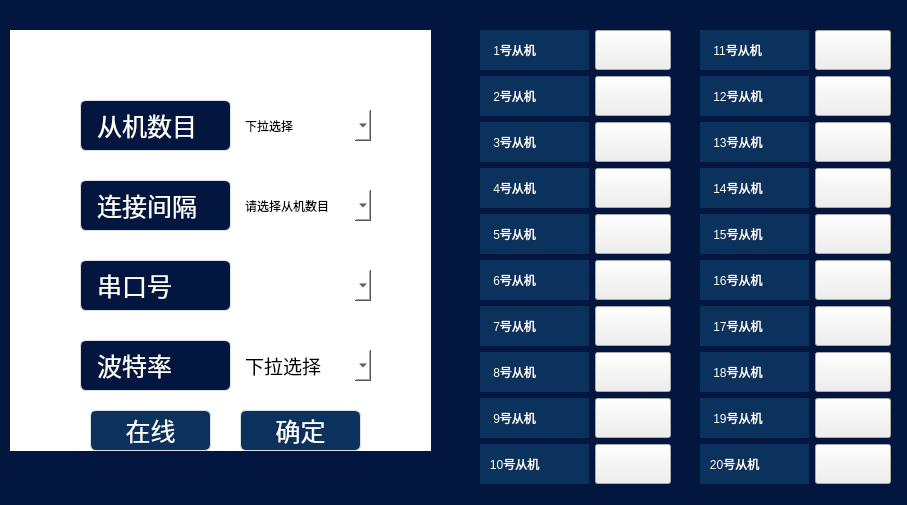
<?xml version="1.0" encoding="UTF-8"?>
<ui version="4.0">
 <class>EEGStart</class>
 <widget class="QWidget" name="EEGStart">
  <property name="geometry">
   <rect>
    <x>0</x>
    <y>0</y>
    <width>907</width>
    <height>505</height>
   </rect>
  </property>
  <property name="sizePolicy">
   <sizepolicy hsizetype="Preferred" vsizetype="Preferred">
    <horstretch>0</horstretch>
    <verstretch>0</verstretch>
   </sizepolicy>
  </property>
  <property name="windowTitle">
   <string>EEG配置</string>
  </property>
  <property name="styleSheet">
   <string notr="true"/>
  </property>
  <widget class="QListWidget" name="listWidget">
   <property name="geometry">
    <rect>
     <x>10</x>
     <y>30</y>
     <width>421</width>
     <height>421</height>
    </rect>
   </property>
   <property name="styleSheet">
    <string notr="true">border-radius: 6px;
image: url(:/RES.png);
background-image: url(:/RES.png);
border-radius:10px;</string>
   </property>
  </widget>
  <widget class="QWidget" name="widget_2" native="true">
   <property name="geometry">
    <rect>
     <x>30</x>
     <y>70</y>
     <width>401</width>
     <height>341</height>
    </rect>
   </property>
   <property name="styleSheet">
    <string notr="true"/>
   </property>
   <widget class="QLabel" name="label_10">
    <property name="geometry">
     <rect>
      <x>50</x>
      <y>30</y>
      <width>151</width>
      <height>51</height>
     </rect>
    </property>
    <property name="minimumSize">
     <size>
      <width>109</width>
      <height>40</height>
     </size>
    </property>
    <property name="maximumSize">
     <size>
      <width>200</width>
      <height>200</height>
     </size>
    </property>
    <property name="styleSheet">
     <string notr="true">background-color: rgb(3,22,64);
color: rgb(255, 255, 255);
border-style: none;
border: 1px solid #DCDFE6;
border-radius: 6px;
padding: 5px 10px;
font-size: 25px;
</string>
    </property>
    <property name="text">
     <string>从机数目</string>
    </property>
   </widget>
   <widget class="QComboBox" name="comboBox_3">
    <property name="geometry">
     <rect>
      <x>210</x>
      <y>40</y>
      <width>131</width>
      <height>31</height>
     </rect>
    </property>
    <property name="styleSheet">
     <string notr="true">background-color: rgb(255, 255, 255);
color: rgb(0, 0, 0);
border-radius: 0px;</string>
    </property>
    <item>
     <property name="text">
      <string>下拉选择</string>
     </property>
    </item>
    <item>
     <property name="text">
      <string>1从机</string>
     </property>
    </item>
    <item>
     <property name="text">
      <string>2从机</string>
     </property>
    </item>
    <item>
     <property name="text">
      <string>3从机</string>
     </property>
    </item>
    <item>
     <property name="text">
      <string>4从机</string>
     </property>
    </item>
    <item>
     <property name="text">
      <string>5从机</string>
     </property>
    </item>
    <item>
     <property name="text">
      <string>6从机</string>
     </property>
    </item>
    <item>
     <property name="text">
      <string>7从机</string>
     </property>
    </item>
    <item>
     <property name="text">
      <string>8从机</string>
     </property>
    </item>
    <item>
     <property name="text">
      <string>9从机</string>
     </property>
    </item>
    <item>
     <property name="text">
      <string>10从机</string>
     </property>
    </item>
    <item>
     <property name="text">
      <string>11从机</string>
     </property>
    </item>
    <item>
     <property name="text">
      <string>12从机</string>
     </property>
    </item>
    <item>
     <property name="text">
      <string>13从机</string>
     </property>
    </item>
    <item>
     <property name="text">
      <string>14从机</string>
     </property>
    </item>
    <item>
     <property name="text">
      <string>15从机</string>
     </property>
    </item>
    <item>
     <property name="text">
      <string>16从机</string>
     </property>
    </item>
    <item>
     <property name="text">
      <string>17从机</string>
     </property>
    </item>
    <item>
     <property name="text">
      <string>18从机</string>
     </property>
    </item>
    <item>
     <property name="text">
      <string>19从机</string>
     </property>
    </item>
    <item>
     <property name="text">
      <string>20从机</string>
     </property>
    </item>
   </widget>
   <widget class="QLabel" name="label_11">
    <property name="geometry">
     <rect>
      <x>50</x>
      <y>110</y>
      <width>151</width>
      <height>51</height>
     </rect>
    </property>
    <property name="minimumSize">
     <size>
      <width>109</width>
      <height>40</height>
     </size>
    </property>
    <property name="maximumSize">
     <size>
      <width>200</width>
      <height>200</height>
     </size>
    </property>
    <property name="styleSheet">
     <string notr="true">background-color: rgb(3,22,64);
color: rgb(255, 255, 255);
border-style: none;
border: 1px solid #DCDFE6;
border-radius: 6px;
padding: 5px 10px;
font-size: 25px;
</string>
    </property>
    <property name="text">
     <string>连接间隔</string>
    </property>
   </widget>
   <widget class="QComboBox" name="comboBox_2">
    <property name="enabled">
     <bool>false</bool>
    </property>
    <property name="geometry">
     <rect>
      <x>210</x>
      <y>120</y>
      <width>131</width>
      <height>31</height>
     </rect>
    </property>
    <property name="styleSheet">
     <string notr="true">background-color: rgb(255, 255, 255);
color: rgb(0, 0, 0);
border-radius: 0px;</string>
    </property>
    <item>
     <property name="text">
      <string>请选择从机数目</string>
     </property>
    </item>
    <item>
     <property name="text">
      <string>20</string>
     </property>
    </item>
    <item>
     <property name="text">
      <string>25</string>
     </property>
    </item>
    <item>
     <property name="text">
      <string>30</string>
     </property>
    </item>
    <item>
     <property name="text">
      <string>35</string>
     </property>
    </item>
    <item>
     <property name="text">
      <string>40</string>
     </property>
    </item>
    <item>
     <property name="text">
      <string>45</string>
     </property>
    </item>
    <item>
     <property name="text">
      <string>50</string>
     </property>
    </item>
    <item>
     <property name="text">
      <string>55</string>
     </property>
    </item>
    <item>
     <property name="text">
      <string>60</string>
     </property>
    </item>
    <item>
     <property name="text">
      <string>65</string>
     </property>
    </item>
    <item>
     <property name="text">
      <string>70</string>
     </property>
    </item>
    <item>
     <property name="text">
      <string>75</string>
     </property>
    </item>
    <item>
     <property name="text">
      <string>80</string>
     </property>
    </item>
    <item>
     <property name="text">
      <string>85</string>
     </property>
    </item>
    <item>
     <property name="text">
      <string>90</string>
     </property>
    </item>
    <item>
     <property name="text">
      <string>95</string>
     </property>
    </item>
    <item>
     <property name="text">
      <string>100</string>
     </property>
    </item>
    <item>
     <property name="text">
      <string>105</string>
     </property>
    </item>
    <item>
     <property name="text">
      <string>110</string>
     </property>
    </item>
    <item>
     <property name="text">
      <string>115</string>
     </property>
    </item>
   </widget>
   <widget class="QLabel" name="label_12">
    <property name="geometry">
     <rect>
      <x>50</x>
      <y>190</y>
      <width>151</width>
      <height>51</height>
     </rect>
    </property>
    <property name="minimumSize">
     <size>
      <width>109</width>
      <height>40</height>
     </size>
    </property>
    <property name="maximumSize">
     <size>
      <width>200</width>
      <height>200</height>
     </size>
    </property>
    <property name="styleSheet">
     <string notr="true">background-color: rgb(3,22,64);
color: rgb(255, 255, 255);
border-style: none;
border: 1px solid #DCDFE6;
border-radius: 6px;
padding: 5px 10px;
font-size: 25px;
</string>
    </property>
    <property name="text">
     <string>串口号</string>
    </property>
   </widget>
   <widget class="QComboBox" name="comboBox">
    <property name="geometry">
     <rect>
      <x>210</x>
      <y>200</y>
      <width>131</width>
      <height>31</height>
     </rect>
    </property>
    <property name="styleSheet">
     <string notr="true">background-color: rgb(255, 255, 255);
color: rgb(0, 0, 0);
border-radius: 0px;</string>
    </property>
   </widget>
   <widget class="QLabel" name="label_13">
    <property name="geometry">
     <rect>
      <x>50</x>
      <y>270</y>
      <width>151</width>
      <height>51</height>
     </rect>
    </property>
    <property name="minimumSize">
     <size>
      <width>150</width>
      <height>40</height>
     </size>
    </property>
    <property name="maximumSize">
     <size>
      <width>200</width>
      <height>60</height>
     </size>
    </property>
    <property name="styleSheet">
     <string notr="true">background-color: rgb(3,22,64);
color: rgb(255, 255, 255);
border-style: none;
border: 1px solid #DCDFE6;
border-radius: 6px;
padding: 5px 10px;
font-size: 25px;
</string>
    </property>
    <property name="text">
     <string>波特率</string>
    </property>
   </widget>
   <widget class="QComboBox" name="comboBox_4">
    <property name="geometry">
     <rect>
      <x>210</x>
      <y>280</y>
      <width>131</width>
      <height>31</height>
     </rect>
    </property>
    <property name="font">
     <font>
      <family>Times New Roman</family>
      <pointsize>14</pointsize>
     </font>
    </property>
    <property name="styleSheet">
     <string notr="true">background-color: rgb(255, 255, 255);
color: rgb(0, 0, 0);
border-radius: 0px;</string>
    </property>
    <property name="currentText">
     <string>下拉选择</string>
    </property>
    <property name="currentIndex">
     <number>0</number>
    </property>
    <item>
     <property name="text">
      <string>下拉选择</string>
     </property>
    </item>
    <item>
     <property name="text">
      <string>3000000</string>
     </property>
    </item>
    <item>
     <property name="text">
      <string>1200</string>
     </property>
    </item>
    <item>
     <property name="text">
      <string>2400</string>
     </property>
    </item>
    <item>
     <property name="text">
      <string>4800</string>
     </property>
    </item>
    <item>
     <property name="text">
      <string>9600</string>
     </property>
    </item>
    <item>
     <property name="text">
      <string>19200</string>
     </property>
    </item>
    <item>
     <property name="text">
      <string>38400</string>
     </property>
    </item>
    <item>
     <property name="text">
      <string>36400</string>
     </property>
    </item>
    <item>
     <property name="text">
      <string>57600</string>
     </property>
    </item>
    <item>
     <property name="text">
      <string>115200</string>
     </property>
    </item>
   </widget>
  </widget>
  <widget class="QListView" name="listView">
   <property name="geometry">
    <rect>
     <x>-120</x>
     <y>-40</y>
     <width>1031</width>
     <height>551</height>
    </rect>
   </property>
   <property name="styleSheet">
    <string notr="true">background-color: rgb(3,22,64);
color: rgb(255, 255, 255);
</string>
   </property>
  </widget>
  <widget class="QPushButton" name="pushButton">
   <property name="geometry">
    <rect>
     <x>240</x>
     <y>410</y>
     <width>121</width>
     <height>41</height>
    </rect>
   </property>
   <property name="styleSheet">
    <string notr="true">QPushButton { color:#ffffff;background-color:#0B325D;border-style: none;border: 1px solid #DCDFE6;border-radius: 6px;padding: 5px 10px;font-size: 25px; }
/* QPushButton:hover{ color: #ffffff; font-weight: bold; background-color: #fd839a; }*/

QPushButton:hover {  color:#000000;background-color: #f8f8f8; border: 1px solid #f0f0f0; }

</string>
   </property>
   <property name="text">
    <string>确定</string>
   </property>
  </widget>
  <widget class="QWidget" name="formLayoutWidget">
   <property name="geometry">
    <rect>
     <x>480</x>
     <y>30</y>
     <width>191</width>
     <height>456</height>
    </rect>
   </property>
   <layout class="QFormLayout" name="formLayout">
    <item row="0" column="0">
     <widget class="QLabel" name="label_1">
      <property name="minimumSize">
       <size>
        <width>109</width>
        <height>40</height>
       </size>
      </property>
      <property name="maximumSize">
       <size>
        <width>109</width>
        <height>40</height>
       </size>
      </property>
      <property name="styleSheet">
       <string notr="true">background-color: rgb(11, 50, 93);
border-color: rgb(110, 156, 255);
color: rgb(255, 255, 255);</string>
      </property>
      <property name="text">
       <string>    1号从机</string>
      </property>
     </widget>
    </item>
    <item row="0" column="1">
     <widget class="SwitchControl" name="pushButton_1">
      <property name="maximumSize">
       <size>
        <width>80</width>
        <height>40</height>
       </size>
      </property>
      <property name="text">
       <string/>
      </property>
     </widget>
    </item>
    <item row="1" column="0">
     <widget class="QLabel" name="label_2">
      <property name="minimumSize">
       <size>
        <width>109</width>
        <height>40</height>
       </size>
      </property>
      <property name="maximumSize">
       <size>
        <width>109</width>
        <height>40</height>
       </size>
      </property>
      <property name="styleSheet">
       <string notr="true">background-color: rgb(11, 50, 93);
border-color: rgb(110, 156, 255);
color: rgb(255, 255, 255);</string>
      </property>
      <property name="text">
       <string>    2号从机</string>
      </property>
     </widget>
    </item>
    <item row="1" column="1">
     <widget class="SwitchControl" name="pushButton_2">
      <property name="maximumSize">
       <size>
        <width>80</width>
        <height>40</height>
       </size>
      </property>
      <property name="text">
       <string/>
      </property>
     </widget>
    </item>
    <item row="2" column="0">
     <widget class="QLabel" name="label_3">
      <property name="minimumSize">
       <size>
        <width>109</width>
        <height>40</height>
       </size>
      </property>
      <property name="maximumSize">
       <size>
        <width>109</width>
        <height>40</height>
       </size>
      </property>
      <property name="styleSheet">
       <string notr="true">background-color: rgb(11, 50, 93);
border-color: rgb(110, 156, 255);
color: rgb(255, 255, 255);</string>
      </property>
      <property name="text">
       <string>    3号从机</string>
      </property>
     </widget>
    </item>
    <item row="2" column="1">
     <widget class="SwitchControl" name="pushButton_3">
      <property name="maximumSize">
       <size>
        <width>80</width>
        <height>40</height>
       </size>
      </property>
      <property name="text">
       <string/>
      </property>
     </widget>
    </item>
    <item row="3" column="0">
     <widget class="QLabel" name="label_4">
      <property name="minimumSize">
       <size>
        <width>109</width>
        <height>40</height>
       </size>
      </property>
      <property name="maximumSize">
       <size>
        <width>109</width>
        <height>40</height>
       </size>
      </property>
      <property name="styleSheet">
       <string notr="true">background-color: rgb(11, 50, 93);
border-color: rgb(110, 156, 255);
color: rgb(255, 255, 255);</string>
      </property>
      <property name="text">
       <string>    4号从机</string>
      </property>
     </widget>
    </item>
    <item row="3" column="1">
     <widget class="SwitchControl" name="pushButton_4">
      <property name="maximumSize">
       <size>
        <width>80</width>
        <height>40</height>
       </size>
      </property>
      <property name="text">
       <string/>
      </property>
     </widget>
    </item>
    <item row="4" column="0">
     <widget class="QLabel" name="label_5">
      <property name="minimumSize">
       <size>
        <width>109</width>
        <height>40</height>
       </size>
      </property>
      <property name="maximumSize">
       <size>
        <width>109</width>
        <height>40</height>
       </size>
      </property>
      <property name="styleSheet">
       <string notr="true">background-color: rgb(11, 50, 93);
border-color: rgb(110, 156, 255);
color: rgb(255, 255, 255);</string>
      </property>
      <property name="text">
       <string>    5号从机</string>
      </property>
     </widget>
    </item>
    <item row="4" column="1">
     <widget class="SwitchControl" name="pushButton_5">
      <property name="maximumSize">
       <size>
        <width>80</width>
        <height>40</height>
       </size>
      </property>
      <property name="text">
       <string/>
      </property>
     </widget>
    </item>
    <item row="5" column="0">
     <widget class="QLabel" name="label_6">
      <property name="minimumSize">
       <size>
        <width>109</width>
        <height>40</height>
       </size>
      </property>
      <property name="maximumSize">
       <size>
        <width>109</width>
        <height>40</height>
       </size>
      </property>
      <property name="styleSheet">
       <string notr="true">background-color: rgb(11, 50, 93);
border-color: rgb(110, 156, 255);
color: rgb(255, 255, 255);</string>
      </property>
      <property name="text">
       <string>    6号从机</string>
      </property>
     </widget>
    </item>
    <item row="5" column="1">
     <widget class="SwitchControl" name="pushButton_6">
      <property name="maximumSize">
       <size>
        <width>80</width>
        <height>40</height>
       </size>
      </property>
      <property name="text">
       <string/>
      </property>
     </widget>
    </item>
    <item row="6" column="0">
     <widget class="QLabel" name="label_7">
      <property name="minimumSize">
       <size>
        <width>109</width>
        <height>40</height>
       </size>
      </property>
      <property name="maximumSize">
       <size>
        <width>109</width>
        <height>40</height>
       </size>
      </property>
      <property name="styleSheet">
       <string notr="true">background-color: rgb(11, 50, 93);
border-color: rgb(110, 156, 255);
color: rgb(255, 255, 255);</string>
      </property>
      <property name="text">
       <string>    7号从机</string>
      </property>
     </widget>
    </item>
    <item row="6" column="1">
     <widget class="SwitchControl" name="pushButton_7">
      <property name="maximumSize">
       <size>
        <width>80</width>
        <height>40</height>
       </size>
      </property>
      <property name="text">
       <string/>
      </property>
     </widget>
    </item>
    <item row="7" column="0">
     <widget class="QLabel" name="label_8">
      <property name="minimumSize">
       <size>
        <width>109</width>
        <height>40</height>
       </size>
      </property>
      <property name="maximumSize">
       <size>
        <width>109</width>
        <height>40</height>
       </size>
      </property>
      <property name="styleSheet">
       <string notr="true">background-color: rgb(11, 50, 93);
border-color: rgb(110, 156, 255);
color: rgb(255, 255, 255);</string>
      </property>
      <property name="text">
       <string>    8号从机</string>
      </property>
     </widget>
    </item>
    <item row="7" column="1">
     <widget class="SwitchControl" name="pushButton_8">
      <property name="maximumSize">
       <size>
        <width>80</width>
        <height>40</height>
       </size>
      </property>
      <property name="text">
       <string/>
      </property>
     </widget>
    </item>
    <item row="8" column="0">
     <widget class="QLabel" name="label_21">
      <property name="minimumSize">
       <size>
        <width>109</width>
        <height>40</height>
       </size>
      </property>
      <property name="maximumSize">
       <size>
        <width>109</width>
        <height>40</height>
       </size>
      </property>
      <property name="styleSheet">
       <string notr="true">background-color: rgb(11, 50, 93);
border-color: rgb(110, 156, 255);
color: rgb(255, 255, 255);</string>
      </property>
      <property name="text">
       <string>    9号从机</string>
      </property>
     </widget>
    </item>
    <item row="9" column="0">
     <widget class="QLabel" name="label_22">
      <property name="minimumSize">
       <size>
        <width>109</width>
        <height>40</height>
       </size>
      </property>
      <property name="maximumSize">
       <size>
        <width>109</width>
        <height>40</height>
       </size>
      </property>
      <property name="styleSheet">
       <string notr="true">background-color: rgb(11, 50, 93);
border-color: rgb(110, 156, 255);
color: rgb(255, 255, 255);</string>
      </property>
      <property name="text">
       <string>   10号从机</string>
      </property>
     </widget>
    </item>
    <item row="8" column="1">
     <widget class="SwitchControl" name="pushButton_9">
      <property name="maximumSize">
       <size>
        <width>80</width>
        <height>40</height>
       </size>
      </property>
      <property name="text">
       <string/>
      </property>
     </widget>
    </item>
    <item row="9" column="1">
     <widget class="SwitchControl" name="pushButton_10">
      <property name="maximumSize">
       <size>
        <width>80</width>
        <height>40</height>
       </size>
      </property>
      <property name="text">
       <string/>
      </property>
     </widget>
    </item>
   </layout>
  </widget>
  <widget class="QWidget" name="formLayoutWidget_2">
   <property name="geometry">
    <rect>
     <x>700</x>
     <y>30</y>
     <width>191</width>
     <height>456</height>
    </rect>
   </property>
   <layout class="QFormLayout" name="formLayout_2">
    <item row="0" column="0">
     <widget class="QLabel" name="label_9">
      <property name="minimumSize">
       <size>
        <width>109</width>
        <height>40</height>
       </size>
      </property>
      <property name="maximumSize">
       <size>
        <width>109</width>
        <height>40</height>
       </size>
      </property>
      <property name="styleSheet">
       <string notr="true">background-color: rgb(11, 50, 93);
border-color: rgb(110, 156, 255);
color: rgb(255, 255, 255);</string>
      </property>
      <property name="text">
       <string>    11号从机</string>
      </property>
     </widget>
    </item>
    <item row="0" column="1">
     <widget class="SwitchControl" name="pushButton_11">
      <property name="maximumSize">
       <size>
        <width>80</width>
        <height>40</height>
       </size>
      </property>
      <property name="text">
       <string/>
      </property>
     </widget>
    </item>
    <item row="1" column="0">
     <widget class="QLabel" name="label_14">
      <property name="minimumSize">
       <size>
        <width>109</width>
        <height>40</height>
       </size>
      </property>
      <property name="maximumSize">
       <size>
        <width>109</width>
        <height>40</height>
       </size>
      </property>
      <property name="styleSheet">
       <string notr="true">background-color: rgb(11, 50, 93);
border-color: rgb(110, 156, 255);
color: rgb(255, 255, 255);</string>
      </property>
      <property name="text">
       <string>    12号从机</string>
      </property>
     </widget>
    </item>
    <item row="1" column="1">
     <widget class="SwitchControl" name="pushButton_12">
      <property name="maximumSize">
       <size>
        <width>80</width>
        <height>40</height>
       </size>
      </property>
      <property name="text">
       <string/>
      </property>
     </widget>
    </item>
    <item row="2" column="0">
     <widget class="QLabel" name="label_15">
      <property name="minimumSize">
       <size>
        <width>109</width>
        <height>40</height>
       </size>
      </property>
      <property name="maximumSize">
       <size>
        <width>109</width>
        <height>40</height>
       </size>
      </property>
      <property name="styleSheet">
       <string notr="true">background-color: rgb(11, 50, 93);
border-color: rgb(110, 156, 255);
color: rgb(255, 255, 255);</string>
      </property>
      <property name="text">
       <string>    13号从机</string>
      </property>
     </widget>
    </item>
    <item row="2" column="1">
     <widget class="SwitchControl" name="pushButton_13">
      <property name="maximumSize">
       <size>
        <width>80</width>
        <height>40</height>
       </size>
      </property>
      <property name="text">
       <string/>
      </property>
     </widget>
    </item>
    <item row="3" column="0">
     <widget class="QLabel" name="label_16">
      <property name="minimumSize">
       <size>
        <width>109</width>
        <height>40</height>
       </size>
      </property>
      <property name="maximumSize">
       <size>
        <width>109</width>
        <height>40</height>
       </size>
      </property>
      <property name="styleSheet">
       <string notr="true">background-color: rgb(11, 50, 93);
border-color: rgb(110, 156, 255);
color: rgb(255, 255, 255);</string>
      </property>
      <property name="text">
       <string>    14号从机</string>
      </property>
     </widget>
    </item>
    <item row="3" column="1">
     <widget class="SwitchControl" name="pushButton_14">
      <property name="maximumSize">
       <size>
        <width>80</width>
        <height>40</height>
       </size>
      </property>
      <property name="text">
       <string/>
      </property>
     </widget>
    </item>
    <item row="4" column="0">
     <widget class="QLabel" name="label_17">
      <property name="minimumSize">
       <size>
        <width>109</width>
        <height>40</height>
       </size>
      </property>
      <property name="maximumSize">
       <size>
        <width>109</width>
        <height>40</height>
       </size>
      </property>
      <property name="styleSheet">
       <string notr="true">background-color: rgb(11, 50, 93);
border-color: rgb(110, 156, 255);
color: rgb(255, 255, 255);</string>
      </property>
      <property name="text">
       <string>    15号从机</string>
      </property>
     </widget>
    </item>
    <item row="4" column="1">
     <widget class="SwitchControl" name="pushButton_15">
      <property name="maximumSize">
       <size>
        <width>80</width>
        <height>40</height>
       </size>
      </property>
      <property name="text">
       <string/>
      </property>
     </widget>
    </item>
    <item row="5" column="0">
     <widget class="QLabel" name="label_18">
      <property name="minimumSize">
       <size>
        <width>109</width>
        <height>40</height>
       </size>
      </property>
      <property name="maximumSize">
       <size>
        <width>109</width>
        <height>40</height>
       </size>
      </property>
      <property name="styleSheet">
       <string notr="true">background-color: rgb(11, 50, 93);
border-color: rgb(110, 156, 255);
color: rgb(255, 255, 255);</string>
      </property>
      <property name="text">
       <string>    16号从机</string>
      </property>
     </widget>
    </item>
    <item row="5" column="1">
     <widget class="SwitchControl" name="pushButton_16">
      <property name="maximumSize">
       <size>
        <width>80</width>
        <height>40</height>
       </size>
      </property>
      <property name="text">
       <string/>
      </property>
     </widget>
    </item>
    <item row="6" column="0">
     <widget class="QLabel" name="label_19">
      <property name="minimumSize">
       <size>
        <width>109</width>
        <height>40</height>
       </size>
      </property>
      <property name="maximumSize">
       <size>
        <width>109</width>
        <height>40</height>
       </size>
      </property>
      <property name="styleSheet">
       <string notr="true">background-color: rgb(11, 50, 93);
border-color: rgb(110, 156, 255);
color: rgb(255, 255, 255);</string>
      </property>
      <property name="text">
       <string>    17号从机</string>
      </property>
     </widget>
    </item>
    <item row="6" column="1">
     <widget class="SwitchControl" name="pushButton_17">
      <property name="maximumSize">
       <size>
        <width>80</width>
        <height>40</height>
       </size>
      </property>
      <property name="text">
       <string/>
      </property>
     </widget>
    </item>
    <item row="7" column="0">
     <widget class="QLabel" name="label_20">
      <property name="minimumSize">
       <size>
        <width>109</width>
        <height>40</height>
       </size>
      </property>
      <property name="maximumSize">
       <size>
        <width>109</width>
        <height>40</height>
       </size>
      </property>
      <property name="styleSheet">
       <string notr="true">background-color: rgb(11, 50, 93);
border-color: rgb(110, 156, 255);
color: rgb(255, 255, 255);</string>
      </property>
      <property name="text">
       <string>    18号从机</string>
      </property>
     </widget>
    </item>
    <item row="7" column="1">
     <widget class="SwitchControl" name="pushButton_18">
      <property name="maximumSize">
       <size>
        <width>80</width>
        <height>40</height>
       </size>
      </property>
      <property name="text">
       <string/>
      </property>
     </widget>
    </item>
    <item row="8" column="0">
     <widget class="QLabel" name="label_23">
      <property name="minimumSize">
       <size>
        <width>109</width>
        <height>40</height>
       </size>
      </property>
      <property name="maximumSize">
       <size>
        <width>109</width>
        <height>40</height>
       </size>
      </property>
      <property name="styleSheet">
       <string notr="true">background-color: rgb(11, 50, 93);
border-color: rgb(110, 156, 255);
color: rgb(255, 255, 255);</string>
      </property>
      <property name="text">
       <string>    19号从机</string>
      </property>
     </widget>
    </item>
    <item row="9" column="0">
     <widget class="QLabel" name="label_24">
      <property name="minimumSize">
       <size>
        <width>109</width>
        <height>40</height>
       </size>
      </property>
      <property name="maximumSize">
       <size>
        <width>109</width>
        <height>40</height>
       </size>
      </property>
      <property name="styleSheet">
       <string notr="true">background-color: rgb(11, 50, 93);
border-color: rgb(110, 156, 255);
color: rgb(255, 255, 255);</string>
      </property>
      <property name="text">
       <string>   20号从机</string>
      </property>
     </widget>
    </item>
    <item row="8" column="1">
     <widget class="SwitchControl" name="pushButton_19">
      <property name="maximumSize">
       <size>
        <width>80</width>
        <height>40</height>
       </size>
      </property>
      <property name="text">
       <string/>
      </property>
     </widget>
    </item>
    <item row="9" column="1">
     <widget class="SwitchControl" name="pushButton_20">
      <property name="maximumSize">
       <size>
        <width>80</width>
        <height>40</height>
       </size>
      </property>
      <property name="text">
       <string/>
      </property>
     </widget>
    </item>
   </layout>
  </widget>
  <widget class="QLabel" name="label_25">
   <property name="geometry">
    <rect>
     <x>-30</x>
     <y>-30</y>
     <width>171</width>
     <height>171</height>
    </rect>
   </property>
   <property name="styleSheet">
    <string notr="true">image: url(:/icons/team.png);</string>
   </property>
   <property name="text">
    <string/>
   </property>
  </widget>
  <widget class="QPushButton" name="pushButton_21">
   <property name="geometry">
    <rect>
     <x>90</x>
     <y>410</y>
     <width>121</width>
     <height>41</height>
    </rect>
   </property>
   <property name="styleSheet">
    <string notr="true">QPushButton { color:#ffffff;background-color:#0B325D;border-style: none;border: 1px solid #DCDFE6;border-radius: 6px;padding: 5px 10px;font-size: 25px; }
/* QPushButton:hover{ color: #ffffff; font-weight: bold; background-color: #fd839a; }*/

QPushButton:hover {  color:#000000;background-color: #f8f8f8; border: 1px solid #f0f0f0; }

</string>
   </property>
   <property name="text">
    <string>在线</string>
   </property>
  </widget>
  <zorder>listView</zorder>
  <zorder>listWidget</zorder>
  <zorder>widget_2</zorder>
  <zorder>pushButton</zorder>
  <zorder>formLayoutWidget</zorder>
  <zorder>formLayoutWidget_2</zorder>
  <zorder>label_25</zorder>
  <zorder>pushButton_21</zorder>
 </widget>
 <customwidgets>
  <customwidget>
   <class>SwitchControl</class>
   <extends>QPushButton</extends>
   <header location="global">switchcontrol.h</header>
  </customwidget>
 </customwidgets>
 <resources/>
 <connections/>
</ui>
